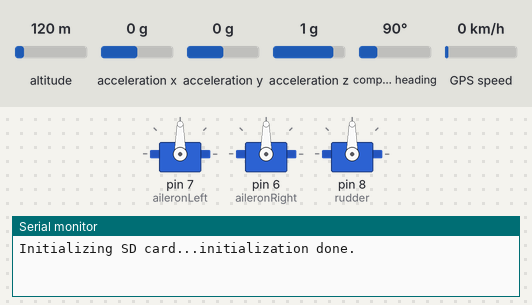
This sketch was run on a simulated Arduino Nano, built with avr-gcc and run on an emulated ATmega328P. Shown: 3 × servo, the last lines printed to the serial monitor. Inputs (shaded band) come from the test bench; at power-on: compass heading 90°, acceleration x 0 g, acceleration y 0 g, acceleration z 1 g, altitude 120 m, GPS speed 0 km/h. Storage starts empty; the GPS gets a fix after 3 s at 37.7749, -122.4194 with 8 satellites.

Above: at 1.7 s.
1.8 s: compass heading set to 159°
4.6 s: compass heading set to 172°
At 6.3 s:
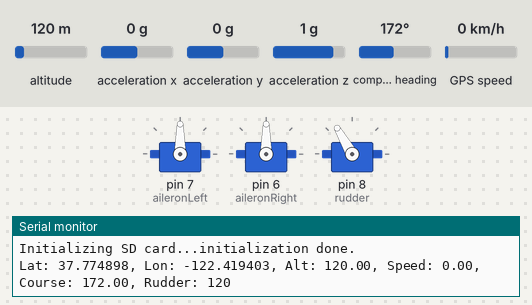
6.6 s: acceleration x set to -1.4 g
At 7.5 s:
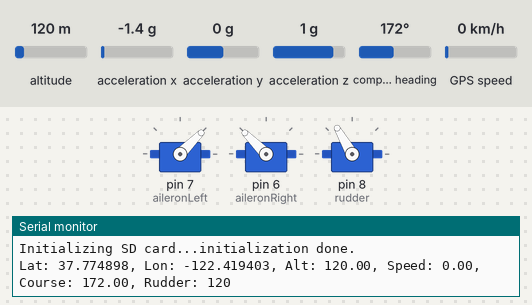
8.1 s: acceleration y set to -1.4 g
At 8.7 s:
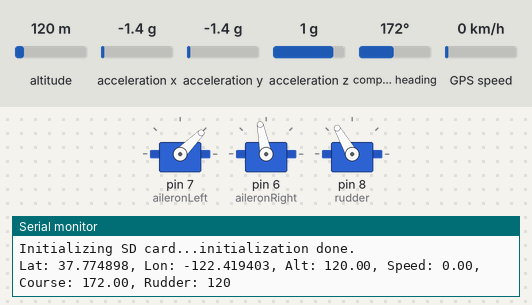
9.6 s: acceleration z set to -1.4 g
At 10.8 s:
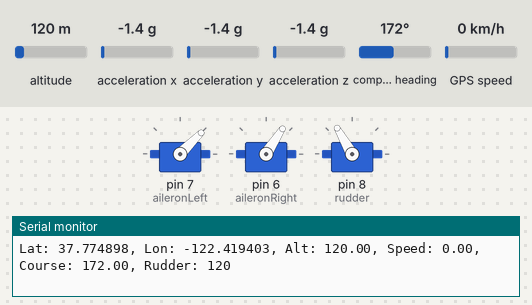
11.1 s: acceleration y set to -0.2 g
At 12.1 s:
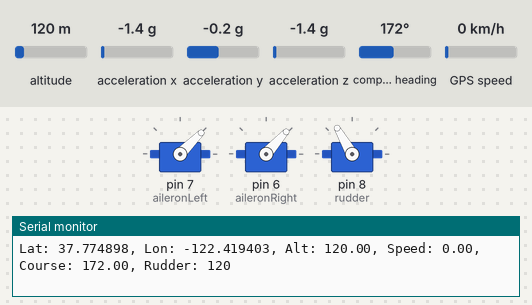
12.6 s: acceleration y set to 0.1 g
At 13.4 s:
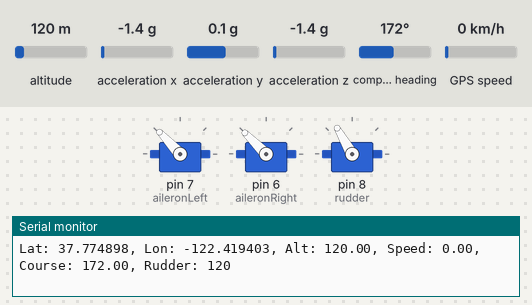
Timing chart, 0 to 15.1 s (numbered marks = the images above; inputs shaded):
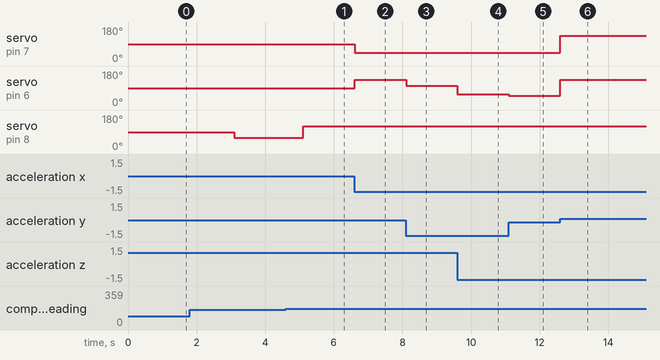

Measured:
- the behaviour switches between 165 and 166° on compass heading (found by bisection; images 0 and 1)
- the behaviour switches between -0.1 and 0 g on acceleration y (found by bisection; images 5 and 6)
- after the input at 4.6 s, servo on pin 8 (rudder): 60° → 120° after 0.50 s
- after the input at 6.6 s, servo on pin 7 (aileronLeft): 90° → 45° at once; servo on pin 6 (aileronRight): 90° → 135° at once
- after the input at 8.1 s, servo on pin 6 (aileronRight): 135° → 101° at once
- after the input at 9.6 s, servo on pin 6 (aileronRight): 101° → 57° at once
- after the input at 11.1 s, servo on pin 6 (aileronRight): 57° → 48° at once
- after the input at 12.6 s, servo on pin 7 (aileronLeft): 45° → 133° at once; servo on pin 6 (aileronRight): 48° → 135° at once

The sketch:

PilotExtended.ino
```cpp
#include <TinyGPS++.h>
#include <SoftwareSerial.h>
#include <SPI.h>
#include <SD.h>
#include <Wire.h>
#include <Adafruit_Sensor.h>
#include <Adafruit_BNO055.h>
#include <utility/imumaths.h>
#include <Servo.h>

// Конфигурация пинов
static const int RXPin = 3, TXPin = 2;
static const uint32_t GPSBaud = 9600;
const int chipSelect = 4;

// Начальные координаты (точка старта)
static const double START_LAT = 43.23728, START_LON = 76.93131;

// Константы для управления
#define BNO055_SAMPLERATE_DELAY_MS (100)
const unsigned long GPS_READ_INTERVAL = 1000;    // Чтение GPS каждую секунду
const unsigned long SERVO_UPDATE_INTERVAL = 20;  // Обновление сервоприводов каждые 20 мс
const unsigned long LOG_INTERVAL = 5000;         // Логирование каждые 5 секунд
const int RUDDER_NEUTRAL = 90;                  // Нейтральное положение руля
const int RUDDER_LIMIT = 30;                    // Максимальное отклонение руля от нейтрали

// Объекты для устройств
TinyGPSPlus gps;
SoftwareSerial ss(RXPin, TXPin);
Adafruit_BNO055 bno = Adafruit_BNO055(55, 0x29, &Wire);
Servo aileronLeft, aileronRight, rudder;  // Переименовал для ясности

// Переменные состояния
unsigned long lastGpsReadTime = 0;
unsigned long lastServoUpdateTime = 0;
unsigned long lastLogTime = 0;
int rudderAngle = RUDDER_NEUTRAL;
bool gpsValid = false;
double currentLat = 0, currentLon = 0;
float currentAlt = 0, currentSpeed = 0, currentCourse = 0;

// PID-регулятор для руля направления
float Kp = 0.5, Ki = 0.01, Kd = 0.1;
float pidErrorSum = 0, lastPidError = 0;

void setup() {
  Serial.begin(115200);
  while (!Serial);

  // Инициализация сервоприводов
  aileronLeft.attach(7);
  aileronRight.attach(6);
  rudder.attach(8);

  // Инициализация IMU
  if (!bno.begin()) {
    Serial.println("No BNO055 detected");
    while (1);
  }
  bno.setExtCrystalUse(true);

  // Инициализация SD-карты
  Serial.print("Initializing SD card...");
  if (!SD.begin(chipSelect)) {
    Serial.println("initialization failed");
    // Продолжаем работу без SD-карты
  } else {
    Serial.println("initialization done.");
  }

  // Установка сервоприводов в нейтральное положение
  setNeutralPosition();
}

void loop() {
  unsigned long currentTime = millis();

  // Чтение данных GPS
  if (currentTime - lastGpsReadTime >= GPS_READ_INTERVAL) {
    lastGpsReadTime = currentTime;
    readGPSData();
  }

  // Управление сервоприводами
  if (currentTime - lastServoUpdateTime >= SERVO_UPDATE_INTERVAL) {
    lastServoUpdateTime = currentTime;
    controlServos();
  }

  // Логирование данных
  if (currentTime - lastLogTime >= LOG_INTERVAL && gpsValid) {
    lastLogTime = currentTime;
    logData();
  }
}

void readGPSData() {
  bool newData = false;

  // Чтение данных GPS в течение 100 мс
  ss.begin(GPSBaud);
  unsigned long start = millis();
  while (millis() - start < 100) {
    while (ss.available()) {
      char c = ss.read();
      if (gps.encode(c)) newData = true;
    }
  }
  ss.end();

  if (newData) {
    gpsValid = gps.location.isValid() && gps.altitude.isValid() &&
               gps.speed.isValid() && gps.course.isValid();

    if (gpsValid) {
      currentLat = gps.location.lat();
      currentLon = gps.location.lng();
      currentAlt = gps.altitude.meters();
      currentSpeed = gps.speed.kmph();
      currentCourse = gps.course.deg();

      // Рассчитываем угол отклонения руля с помощью PID-регулятора
      calculateRudderAngle();
    }
  } else {
    gpsValid = false;
    rudderAngle = RUDDER_NEUTRAL; // Если нет GPS, устанавливаем руль в нейтральное положение
  }
}

void calculateRudderAngle() {
  if (!gpsValid) return;

  // Рассчитываем курс к точке старта
  float targetCourse = TinyGPSPlus::courseTo(currentLat, currentLon, START_LAT, START_LON);
  float error = targetCourse - currentCourse;

  // Нормализуем ошибку в диапазон [-180, 180]
  while (error > 180) error -= 360;
  while (error < -180) error += 360;

  // PID-регулятор
  pidErrorSum += error;
  float dError = error - lastPidError;
  lastPidError = error;

  float pidOutput = Kp * error + Ki * pidErrorSum + Kd * dError;

  // Преобразуем выход PID в угол сервопривода
  rudderAngle = RUDDER_NEUTRAL + constrain(pidOutput, -RUDDER_LIMIT, RUDDER_LIMIT);
}

void controlServos() {
  if (!bno.begin()) return; // Проверка IMU

  sensors_event_t event;
  bno.getEvent(&event);

  // Управление элеронами на основе крена
  float roll = event.orientation.y; // Крен
  float pitch = event.orientation.z; // Тангаж

  // Простое управление элеронами (можно улучшить)
  int aileronLeftPos = 90 + roll - 0.5*pitch;
  int aileronRightPos = 90 - roll - 0.5*pitch;

  // Ограничиваем углы
  aileronLeftPos = constrain(aileronLeftPos, 45, 135);
  aileronRightPos = constrain(aileronRightPos, 45, 135);

  // Управление сервоприводами
  aileronLeft.write(aileronLeftPos);
  aileronRight.write(aileronRightPos);
  rudder.write(rudderAngle);
}

void setNeutralPosition() {
  aileronLeft.write(90);
  aileronRight.write(90);
  rudder.write(RUDDER_NEUTRAL);
  delay(500); // Даем время сервам занять позицию
}

void logData() {
  if (!gpsValid) return;

  // Вывод в Serial
  Serial.print("Lat: "); Serial.print(currentLat, 6);
  Serial.print(", Lon: "); Serial.print(currentLon, 6);
  Serial.print(", Alt: "); Serial.print(currentAlt);
  Serial.print(", Speed: "); Serial.print(currentSpeed);
  Serial.print(", Course: "); Serial.print(currentCourse);
  Serial.print(", Rudder: "); Serial.println(rudderAngle);

  // Запись на SD-карту
  if (SD.begin(chipSelect)) {
    File dataFile = SD.open("datalog.txt", FILE_WRITE);
    if (dataFile) {
      dataFile.print(millis());
      dataFile.print(", ");
      dataFile.print(currentLat, 6);
      dataFile.print(", ");
      dataFile.print(currentLon, 6);
      dataFile.print(", ");
      dataFile.print(currentAlt);
      dataFile.print(", ");
      dataFile.print(currentSpeed);
      dataFile.print(", ");
      dataFile.print(currentCourse);
      dataFile.print(", ");
      dataFile.print(rudderAngle);

      // Добавляем данные IMU
      sensors_event_t event;
      bno.getEvent(&event);
      dataFile.print(", ");
      dataFile.print(event.orientation.x, 2);
      dataFile.print(", ");
      dataFile.print(event.orientation.y, 2);
      dataFile.print(", ");
      dataFile.println(event.orientation.z, 2);

      dataFile.close();
    }
  }
}
```
